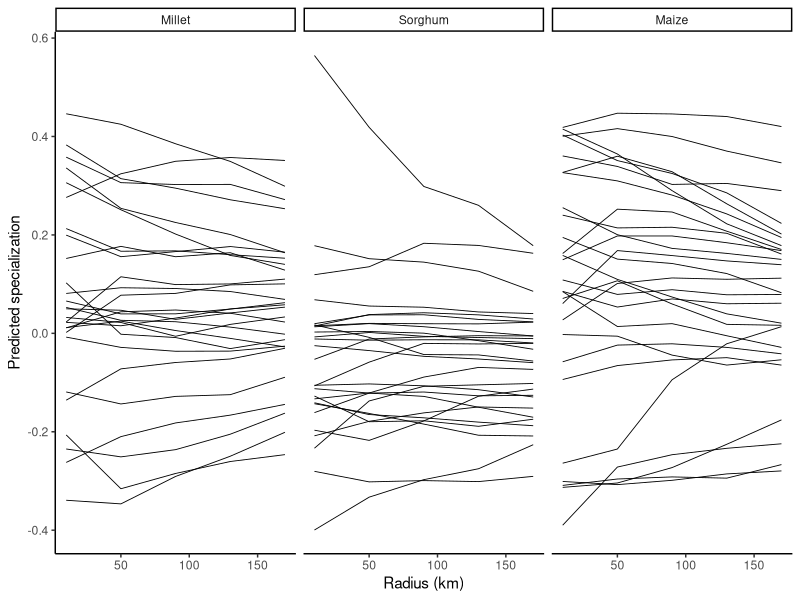

The R source for this figure:
###### supplemental fig radius of specialization  
library(ggplot2)
library(tidyr)
library(dplyr)

df <- read.csv('SI.dat.3.31.20.csv', header=T)
df <- df %>% select(locality, ENM_avz, ENM_avm, ENM_avs, radius) %>% unique() %>% group_by(locality, radius) %>% pivot_longer(c(ENM_avz, ENM_avm, ENM_avs))
df <- as.data.frame(df)
colnames(df)[3] <- "ENM"

enm <- c(
  "ENM_avm" = "Millet",
  "ENM_avs" = "Sorghum",
  "ENM_avz" = "Maize"
)

pdf("Radius_suppFig.pdf", height=2.5, width=6.8)
ggplot(df, aes(x=(radius/1000), y=value, group=locality)) + geom_line(lwd=0.3) + facet_grid(.~ENM, labeller=labeller(ENM = enm)) + theme_classic() + xlab("Radius (km)") + ylab("Predicted specialization")
dev.off()


#######which pops are scale variant? (cut-off for difference is HS >0.2)
tmp <- (subset(df, radius==10000 | radius==170000) %>%filter(ENM=="ENM_avs")%>% select(-ENM)) %>% group_by(locality) %>%pivot_wider(id_cols=c(locality), names_from=radius, values_from=value)  

tmp$diff <- as.data.frame(tmp)[,2]-as.data.frame(tmp)[,3] 

subset(tmp, abs(diff)>0.2 )  #bambey for sorghum; busia/gumi for maize